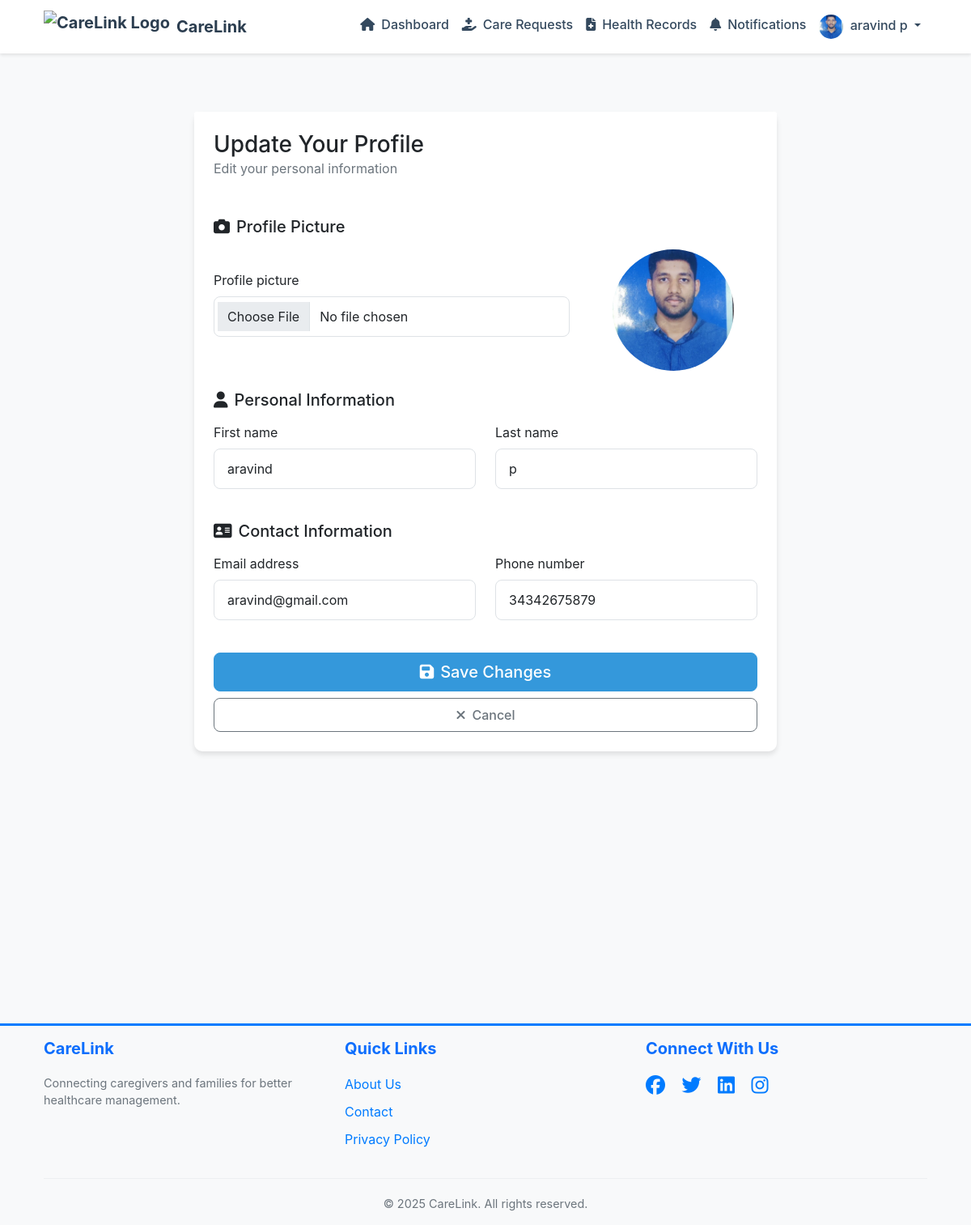
Page /carelink/profile/update/ (signed in) on the committed database.
### carelink/models.py (models this page shows, shortened)
class User(AbstractUser):
    USER_TYPE_CHOICES = (
        ('ADMIN', 'Admin'),
        ('CAREGIVER', 'Caregiver'),
        ('FAMILY', 'Family Member')
    )
    user_type = models.CharField(max_length=10, choices=USER_TYPE_CHOICES)
    phone_number = models.CharField(max_length=15, blank=True)
    address = models.TextField(blank=True)
    profile_picture = models.ImageField(upload_to='profile_pics/', null=True, blank=True)
    family_members = models.ManyToManyField('self', blank=True, symmetrical=False, related_name='related_family_members')
    email_verified = models.BooleanField(default=True)  # Default to True for backward compatibility
    is_active = models.BooleanField(default=True)

### carelink/views.py (the view, shortened to what this page needs)
# urls.py: path('profile/update/', views.ProfileUpdateView.as_view(), name='profile_update'),
class ProfileUpdateView(LoginRequiredMixin, UpdateView):
    model = User
    template_name = 'carelink/profile_update_form.html'
    form_class = UserProfileUpdateForm
    success_url = reverse_lazy('carelink:profile')
    def get_object(self):
        return self.request.user

### carelink/forms.py (shortened to what this page needs)
class UserProfileUpdateForm(forms.ModelForm):
    class Meta:
        model = User
        fields = ['first_name', 'last_name', 'email', 'phone_number', 'profile_picture']
        widgets = {
            'first_name': forms.TextInput(attrs={'placeholder': 'Enter your first name'}),
            'last_name': forms.TextInput(attrs={'placeholder': 'Enter your last name'}),
            'email': forms.EmailInput(attrs={'placeholder': 'Enter your email address'}),
            'phone_number': forms.TextInput(attrs={'placeholder': 'Enter your phone number'}),
            'profile_picture': forms.FileInput(attrs={'class': 'form-control'})
        }

### carelink/auth.py (called while the page is built)
    def get_user(self, user_id):
        UserModel = get_user_model()
        try:
            return UserModel.objects.get(pk=user_id)
        except UserModel.DoesNotExist:
            return None

### carelink/templates/carelink/profile_update_form.html (shortened to what this page needs)
{% extends 'carelink/base.html' %}
{% load crispy_forms_tags %}
{% block content %}
<div class="container py-5">
    <div class="row justify-content-center">
        <div class="col-lg-8">
            <div class="card animate__animated animate__fadeIn">
                <div class="card-header bg-white">
                    <h3 class="card-title mb-0">Update Your Profile</h3>
                    <p class="text-muted mb-0">Edit your personal information</p>
                </div>
                <div class="card-body">
                    <form method="post" enctype="multipart/form-data" novalidate>
                        <div class="mb-4">
                            <h5 class="mb-3"><i class="fas fa-camera me-2"></i>Profile Picture</h5>
                            <div class="row align-items-center">
                                <div class="col-md-8">
                                    {{ form.profile_picture|as_crispy_field }}
                                </div>
                                <div class="col-md-4 text-center">
                                    <div class="profile-preview rounded-circle bg-light d-flex align-items-center justify-content-center" style="width: 150px; height: 150px; margin: 0 auto;">
                                        {% if user.profile_picture %}
                                            <img src="{{ user.profile_picture.url }}" alt="Current Profile Picture" class="rounded-circle" style="width: 100%; height: 100%; object-fit: cover;">
                                        {% else %}
                                            <i class="fas fa-user fa-3x text-muted"></i>
                                        {% endif %}
                                    </div>
                                </div>
                            </div>
                        </div>
                        <div class="mb-4">
                            <h5 class="mb-3"><i class="fas fa-user me-2"></i>Personal Information</h5>
                            <div class="row">
                                <div class="col-md-6">
                                    {{ form.first_name|as_crispy_field }}
                                </div>
                                <div class="col-md-6">
                                    {{ form.last_name|as_crispy_field }}
                                </div>
                            </div>
                        </div>
                        <div class="mb-4">
                            <h5 class="mb-3"><i class="fas fa-address-card me-2"></i>Contact Information</h5>
                            <div class="row">
                                <div class="col-md-6">
                                    {{ form.email|as_crispy_field }}
                                </div>
                                <div class="col-md-6">
                                    {{ form.phone_number|as_crispy_field }}
                                </div>
                            </div>
                        </div>
                        <div class="d-grid gap-2">
                            <button type="submit" class="btn btn-primary btn-lg">
                                <i class="fas fa-save me-2"></i>Save Changes
                            </button>
                            <a href="{% url 'carelink:profile' %}" class="btn btn-outline-secondary">
                                <i class="fas fa-times me-2"></i>Cancel
                            </a>
                        </div>
                    </form>
                </div>
            </div>
        </div>
    </div>
</div>
{% endblock %}

### carelink/templates/carelink/base.html (shortened to what this page needs)
{% load static %}
<!DOCTYPE html>
<html lang="en">
<head>
    <link href="https://cdn.jsdelivr.net/npm/bootstrap@5.3.2/dist/css/bootstrap.min.css" rel="stylesheet">
    <link href="https://cdnjs.cloudflare.com/ajax/libs/font-awesome/6.5.1/css/all.min.css" rel="stylesheet">
    <link href="https://cdn.jsdelivr.net/npm/animate.css@4.1.1/animate.min.css" rel="stylesheet">
    <link href="https://cdn.jsdelivr.net/npm/flatpickr/dist/flatpickr.min.css" rel="stylesheet">
    <link href="https://cdn.jsdelivr.net/npm/bootstrap@5.1.3/dist/css/bootstrap.min.css" rel="stylesheet">
</head>
<body>
    <nav class="navbar navbar-expand-lg navbar-light sticky-top">
        <div class="container">
            <a class="navbar-brand d-flex align-items-center" href="{% url 'carelink:home' %}">
                <img src="https://img.freepik.com/free-vector/hospital-logo-design-vector-medical-cross_53876-136743.jpg?w=1380&t=st=1709827987~exp=1709828587~hmac=1a1a1a1a1a1a1a1a1a1a1a1a1a1a1a1a1a1a1a1a1a1a1a1a1a1a1a1a1a1a1a" alt="CareLink Logo" height="40" class="me-2">
                CareLink
            </a>
            <div class="collapse navbar-collapse" id="navbarNav">
                <ul class="navbar-nav ms-auto">
                    {% if user.is_authenticated %}
                        {% if user.is_staff %}
                            <li class="nav-item">
                                <a class="nav-link" href="{% url 'carelink:care_request_list' %}">
                                    <i class="fas fa-hand-holding-medical me-2"></i>Care Requests
                                </a>
                            </li>
                        {% elif user.user_type == 'FAMILY' %}
                            <li class="nav-item">
                                <a class="nav-link" href="{% url 'carelink:family_dashboard' %}">
                                    <i class="fas fa-home me-2"></i>Dashboard
                                </a>
                            </li>
                            <li class="nav-item">
                                <a class="nav-link" href="{% url 'carelink:care_request_list' %}">
                                    <i class="fas fa-hand-holding-medical me-2"></i>Care Requests
                                </a>
                            </li>
                            <li class="nav-item">
                                <a class="nav-link" href="{% url 'carelink:health_document_list' %}">
                                    <i class="fas fa-file-medical me-2"></i>Health Records
                                </a>
                            </li>
                        {% endif %}
                        <li class="nav-item">
                            <a class="nav-link" href="{% url 'carelink:notifications_list' %}">
                                <i class="fas fa-bell me-2"></i>Notifications
                            </a>
                        </li>
                        <li class="nav-item dropdown">
                            <a class="nav-link dropdown-toggle" href="#" id="userDropdown" role="button" data-bs-toggle="dropdown">
                                {% if user.profile_picture %}
                                    <img src="{{ user.profile_picture.url }}" alt="Profile" class="rounded-circle me-1" style="width: 30px; height: 30px; object-fit: cover;">
                                {% else %}
                                    <i class="fas fa-user-circle me-1"></i>
                                {% endif %}
                                {{ user.get_full_name|default:user.username }}
                            </a>
                        </li>
                    {% endif %}
                </ul>
            </div>
        </div>
    </nav>
    <main class="py-4">
        {% block content %}{% endblock %}
    </main>
<br>
<br>
<br>
<br>
<br>
<br>
<br>
<br>
<br>
<br>
<br>
    <footer class="footer mt-auto py-3 bg-light">
        <div class="container">
            <div class="row">
                <div class="col-md-4">
                    <h5 class="text-primary">CareLink</h5>
                    <p class="text-muted">
                        Connecting caregivers and families for better healthcare management.
                    </p>
                </div>
                <div class="col-md-4">
                    <h5 class="text-primary">Quick Links</h5>
                    <ul class="list-unstyled">
                        <li><a href="{% url 'carelink:about' %}" class="text-decoration-none">About Us</a></li>
                        <li><a href="{% url 'carelink:contact' %}" class="text-decoration-none">Contact</a></li>
                        <li><a href="{% url 'carelink:privacy' %}" class="text-decoration-none">Privacy Policy</a></li>
                    </ul>
                </div>
                <div class="col-md-4">
                    <h5 class="text-primary">Connect With Us</h5>
                    <div class="social-links">
                        <a href="#" class="text-decoration-none me-3"><i class="fab fa-facebook fa-lg"></i></a>
                        <a href="#" class="text-decoration-none me-3"><i class="fab fa-twitter fa-lg"></i></a>
                        <a href="#" class="text-decoration-none me-3"><i class="fab fa-linkedin fa-lg"></i></a>
                        <a href="#" class="text-decoration-none"><i class="fab fa-instagram fa-lg"></i></a>
                    </div>
                </div>
            </div>
            <hr>
            <div class="row">
                <div class="col-12 text-center">
                    <p class="text-muted mb-0">&copy; {% now "Y" %} CareLink. All rights reserved.</p>
                </div>
            </div>
        </div>
    </footer>
</body>
</html>

### carelink/templates/carelink/base.html (style rules this page uses)
:root { --primary-color: #2c3e50; --secondary-color: #34495e; --accent-color: #3498db; --success-color: #27ae60; --warning-color: #f1c40f; --danger-color: #e74c3c; --light-color: #ecf0f1; --dark-color: #2c3e50; }
body { font-family: 'Inter', sans-serif; background-color: #f8f9fa; color: var(--dark-color); }
.navbar { background-color: white; box-shadow: 0 2px 4px rgba(0,0,0,0.1); }
.navbar-brand { font-weight: 700; color: var(--primary-color) !important; }
.nav-link { color: var(--secondary-color) !important; font-weight: 500; transition: all 0.3s ease; }
.card { border: none; border-radius: 10px; box-shadow: 0 4px 6px rgba(0,0,0,0.1); transition: transform 0.3s ease; }
.card-header { border-bottom: none; background-color: white; padding: 1.5rem; }
.card-body { padding: 1.5rem; }
.btn { border-radius: 8px; padding: 0.5rem 1.5rem; font-weight: 500; transition: all 0.3s ease; }
.btn-primary { background-color: var(--accent-color); border-color: var(--accent-color); }
.form-control { border-radius: 8px; border: 1px solid #dee2e6; padding: 0.75rem 1rem; }
.footer { background: #e9ecef; padding: 50px 0; font-size: 1rem; border-top: 3px solid #007bff; }
.footer h5 { font-weight: 700; margin-bottom: 20px; color: #343a40; }
.footer p { font-size: 0.95rem; color: #495057; }
.footer ul { padding: 0; list-style: none; }
.footer ul li { margin-bottom: 10px; }
.footer ul li a { color: #007bff; transition: color 0.3s ease-in-out; }
.footer .social-links a { color: #007bff; transition: transform 0.3s ease-in-out, color 0.3s ease-in-out; font-size: 1.2rem; }
.footer hr { border-top: 1px solid #ced4da; margin: 20px 0; }
.footer .text-muted { font-size: 0.9rem; color: #6c757d; }

### rows in the picture
User: profile_picture (picture), get_full_name "aravind p", first_name "aravind", last_name "p", email "aravind@gmail.com", phone_number "34342675879"
